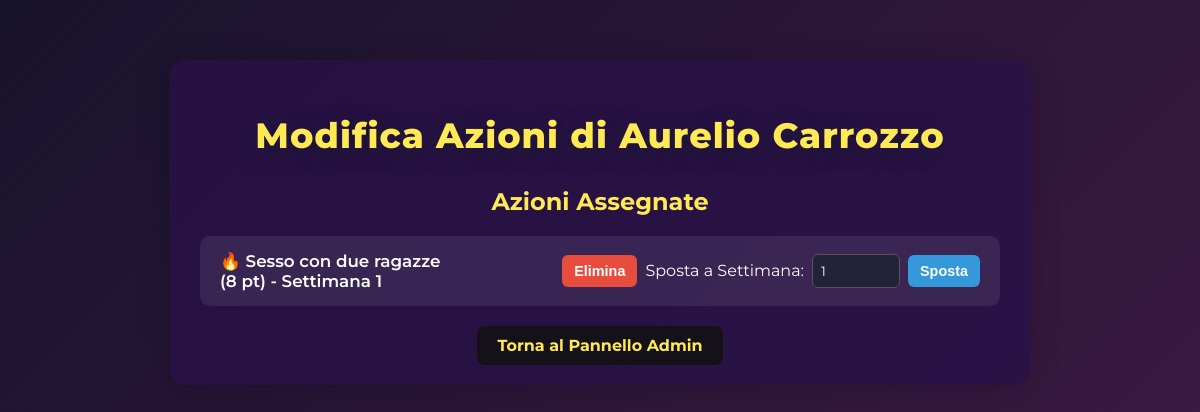
The app's page /admin/giocatore/4/azioni (signed in) with its own data.
### app.py (models this page shows)
class Amico(db.Model):
    id = db.Column(db.Integer, primary_key=True)
    nome = db.Column(db.String(100), unique=True, nullable=False)
    logo_url = db.Column(db.String(200), nullable=True)
    punti = db.Column(db.Float, default=0)
    azioni = db.relationship('Azione', backref='amico_catalogo', lazy=True) # Changed backref to avoid conflict

class AzioneAssegnata(db.Model):
    id = db.Column(db.Integer, primary_key=True)
    nome = db.Column(db.String(100))
    punti = db.Column(db.Integer)
    emoji = db.Column(db.String(10))
    settimana = db.Column(db.Integer)
    amico_id = db.Column(db.Integer, db.ForeignKey('amico.id'))
    amico = db.relationship('Amico', backref=db.backref('azioni_assegnate', lazy=True))

### app.py (the view, shortened to what this page needs)
@app.route('/admin/giocatore/<int:amico_id>/azioni', methods=['GET', 'POST'])
def admin_modifica_azioni(amico_id):
    if not session.get('logged_in'):
        return redirect(url_for('login'))
    amico = Amico.query.get_or_404(amico_id)
    azioni_assegnate = AzioneAssegnata.query.filter_by(amico_id=amico_id).order_by(AzioneAssegnata.settimana).all()
    return render_template('admin_modifica_azioni.html', amico=amico, azioni_assegnate=azioni_assegnate, settimana_corrente=settimana_corrente)

### templates/admin_modifica_azioni.html (shortened to what this page needs)
<!DOCTYPE html>
<html lang="it">
<head>
</head>
<body>
    <div class="container">
        <h1>Modifica Azioni di {{ amico.nome }}</h1>
        <h2>Azioni Assegnate</h2>
        <ul>
            {% for azione in azioni_assegnate %}
                <li>
                    <span>{{ azione.emoji }} {{ azione.nome }} ({{ '%g'|format(azione.punti) }} pt) - Settimana {{ azione.settimana }}</span>
                    <form method="post">
                        <button type="submit" name="action" value="delete" class="button-small button-delete" onclick="return confirm('Sei sicuro di voler eliminare questa azione?')">Elimina</button>
                        <label for="new_week_{{ azione.id }}">Sposta a Settimana:</label>
                        <input type="number" name="nuova_settimana" id="new_week_{{ azione.id }}" value="{{ azione.settimana }}" min="1">
                        <button type="submit" name="action" value="sposta" class="button-small button-move">Sposta</button>
                    </form>
                </li>
            {% endfor %}
        </ul>
        <div class="back-link">
            <a href="{{ url_for('admin') }}">Torna al Pannello Admin</a>
        </div>
    </div>
</body>
</html>

### records on screen
Amico: nome "Aurelio Carrozzo"
AzioneAssegnata: emoji "🔥", nome "Sesso con due ragazze", punti "8", settimana "1", nuova_settimana "1"
